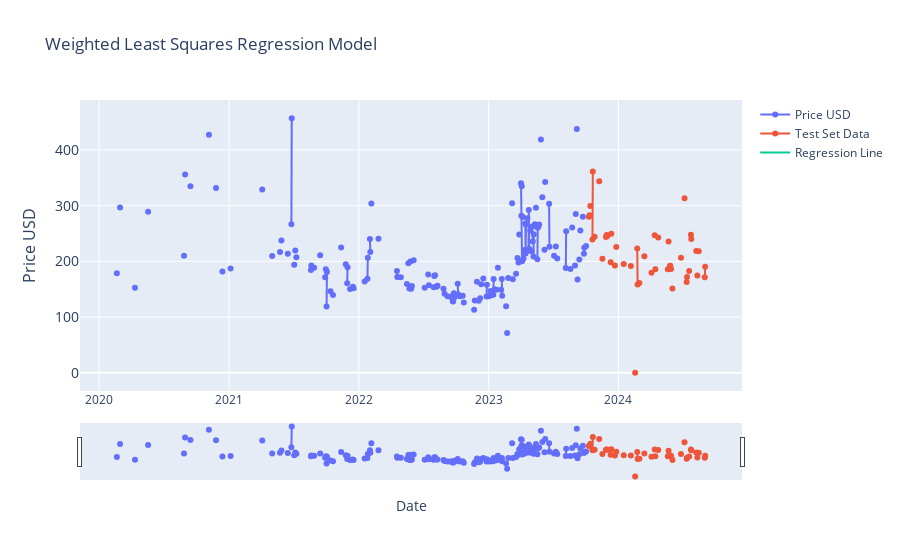

This figure's notebook cell:
### Markdown cell above
### ordinary_least_squares & weighted_least_squares (ML)

### Code cell
# Weighted Least Squares Estimator (3.2) - 
# Note: this makes OLS (above) redundant since you can adjust weighting to 1 in the 'weight' array

from sklearn.linear_model import LinearRegression
from sklearn.model_selection import train_test_split
import statsmodels.api as sm
import plotly.graph_objects as go
import pandas as pd
from ipywidgets import interact, DatePicker
import numpy as np


df = current_item.copy()

# Weights = determine the influence of data points in WLS; using weights of 1,1 yields OLS results (OLS has uniform weightings).

df['date_ordinal'] = df.index.map(pd.Timestamp.toordinal)
X = df['date_ordinal'].values.reshape(-1, 1)
y = df['price_usd'].values

weights = np.linspace(1, 10, len(X))

model_wls = sm.WLS(y, sm.add_constant(X), weights=weights).fit()
y_pred = model_wls.predict(sm.add_constant(X))

split_point = int(len(X) * 0.80)
X_train, X_test = X[:split_point], X[split_point:]
y_train, y_test = y[:split_point], y[split_point:]





start_date_picker = DatePicker(description='Start Date', value=df.index[0], disabled=False)
end_date_picker = DatePicker(description='End Date', value=df.index[-1], disabled=False)


interact(lambda start_date, end_date:
            plot_weighted_least_squares(df, start_date, end_date, y_pred, split_point, y_test),
            start_date=start_date_picker, end_date=end_date_picker)

### Figure 1 — Plotly figure (JSON) as saved in the notebook; plotly's stock layout.template omitted (floating-point values rounded to 4 significant figures; data arrays with more than 128 entries replaced by an {"elided": "..."} marker saying what was removed)
{"data": [{"mode": "lines+markers", "name": "Price USD", "type": "scatter", "x": {"elided": "1324 str values"}, "y": {"elided": "1656 float values"}}, {"mode": "lines+markers", "name": "Test Set Data", "type": "scatter", "x": {"elided": "332 str values"}, "y": {"elided": "332 float values"}}, {"mode": "lines", "name": "Regression Line", "type": "scatter", "x": {"elided": "1656 str values"}, "y": {"elided": "1656 null values"}}], "layout": {"showlegend": true, "title": {"text": "Weighted Least Squares Regression Model"}, "xaxis": {"rangeslider": {"visible": true}, "title": {"text": "Date"}, "type": "date"}, "yaxis": {"tickfont": {"size": 14}, "title": {"font": {"size": 16}, "text": "Price USD"}}}}
